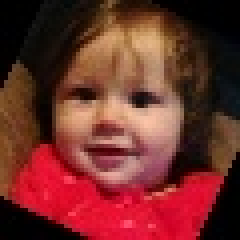
#> input picture treated_images/0-2/image_1321.jpg, 60 x 60 px (shown 4 times larger); its folder holds 3 pictures in this run
$ jupyter execute --allow-errors testing_model1.ipynb   (shell and % lines are left out)
#> lines starting #> are read from the running program, lines starting #| are printed output that depends on the picture; after the words box and inside, x2 and y2 are one past the last pixel; in counts of white or black regions, pixels touching at a corner belong together
### src/codes.py
import cv2
import pandas as pd
import numpy as np
import glob
import matplotlib.pyplot as plt
import os
import sys
import face_recognition
from sklearn import preprocessing
from sklearn.model_selection import train_test_split
from sklearn.metrics import confusion_matrix
import seaborn as sns

def importPath(folder):
    path = f"../OUTPUT/images/{folder}/*.jpg"
    list_paths = glob.glob(path)
    return list_paths


def resizeImages(lst, folder_name, dim):
    for i,e in enumerate(lst):
        imge = cv2.imread(e, cv2.IMREAD_UNCHANGED)
        resized = cv2.resize(imge, dim)
        path = f"../OUTPUT/treated_images/{folder_name}"
        cv2.imwrite(os.path.join(path , f'image_{i}.jpg'), resized)
    return 'All images were resized and saved into the new folder'

### src/testing_model1.ipynb
# Import libraries:

[cell 1]
import cv2
import pandas as pd
import numpy as np
import glob
import matplotlib.pyplot as plt
import os
import face_recognition
from sklearn import preprocessing
from sklearn.model_selection import train_test_split
from sklearn.metrics import confusion_matrix
import seaborn as sns

[cell 2]
from codes import importPath, resizeImages

# Converting all images into the same size:

60x60

# Age 0-2:

[cell 3]
list_paths = importPath('0_2')

[cell 4]
resizeImages(list_paths, '0-2', (60,60))

# Age 4-6:

[cell 5]
list_paths = importPath('4_6')

[cell 6]
resizeImages(list_paths, '4-6', (60,60))

# Age 8-12:

[cell 7]
list_paths = importPath('8_12')

[cell 8]
resizeImages(list_paths, '8-12', (60,60))

# Age 15-20:

[cell 9]
list_paths = importPath('15_20')

[cell 10]
resizeImages(list_paths, '15-20', (60,60))

# Age 25-32:

[cell 11]
list_paths = importPath('25_32')

[cell 12]
resizeImages(list_paths, '25-32', (60,60))

# Age 38-43:

[cell 13]
list_paths = importPath('38_43')

[cell 14]
resizeImages(list_paths, '38-43', (60,60))

# Age 48-53:

[cell 15]
list_paths = importPath('48_53')

[cell 16]
resizeImages(list_paths, '48-53', (60,60))

# Age 60-100:

[cell 17]
list_paths = importPath('60_100')

[cell 18]
resizeImages(list_paths, '60-100', (60,60))

# Getting all the images

[cell 19]
def importNewPath(folder):
    path = f"../OUTPUT/treated_images/{folder}/*.jpg"
    print(path)
    faceFiles = glob.glob(path)
    return faceFiles

[cell 20]
folders = ['0-2', '4-6', '8-12', '15-20', '25-32', '38-43', '48-53', '60-100']

faceFiles = []

for files in folders:
    ff = importNewPath(files)
    faceFiles.append(ff)
#> pass 2 of the loop `for files in folders:`:
#> pass 3 of the loop `for files in folders:`:
#> the loop made 8 passes; the first 3 are shown

[cell 21]
pics = dict()
for ffiles in faceFiles:
    for foto in ffiles:
        label = foto.split("/")[-2]
        pic = foto
        if label in pics:
            pics[label].append(pic)
        else:
            pics[label] = [pic]

[cell 22]
im = []

for k,v in pics.items():
    for a in v:
        im.append([k,a])
faces_df =  pd.DataFrame(im, columns=["label","foto"])

display(faces_df.head())

[cell 23]
faces_df.label.value_counts()

[cell 24]
Age0_2 = pics['0-2']
Age0_2[0]

# Create function to recognize faces in images:

[cell 25]

face_cascade = cv2.CascadeClassifier('../INPUT/haarcascade_frontalface_default.xml')


def extractFace(picFile, debug=False):
    im = cv2.imread(picFile)
    im_bw = cv2.cvtColor(im, cv2.COLOR_RGB2GRAY)
    faces = face_cascade.detectMultiScale(im_bw, 2, 4)
    if len(faces) == 0:
        print(f"Warning: no face detected on {picFile}")
        return
    if debug:
        print(faces)
    selected_face = faces[0]
    discard_faces = faces[1:]
    if debug:
        for (x,y,w,h) in faces:
            im = cv2.rectangle(im,(x,y),(x+w,y+h),(255,0,0),2)
            cara = im_bw[y:y+h, x:x+w]
            roi_color = im[y:y+h, x:x+w]
        plt.imshow(im)
    return cara

## Testing in one picture:

#> (a cell that did not finish here is left out)

## Apply in all images:

[cell 27]
def printMyFace(facesImages, label):
    plt.figure(figsize=(20,5))
    for i,a in enumerate(facesImages):
        plt.subplot(1,len(facesImages), i + 1)
        plt.imshow(a, cmap="gray")
        plt.title(f"Face of {label}")

[cell 28]
def processFiles(files, dim=(60,60)):
    output_faces = []
    for incomingFile in files:
        face = extractFace(incomingFile, debug=True)
        if  isinstance(face, np.ndarray):
            face = cv2.resize(face, dim)
            output_faces.append(face)
    return output_faces

[cell 29]
for label,fotos in pics.items():
    faces = processFiles(fotos)
#> in extractFace, im is the input picture: shape (60, 60, 3); mean B, G, R 41.6, 47.2, 111.8
#> in extractFace, `im_bw = cv2.cvtColor(im, cv2.COLOR_RGB2GRAY)`:
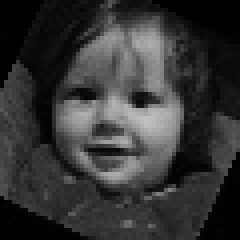
#> im_bw: shape (60, 60) (shown 4 times larger); min 0, max 193, mean 52.9
#> in extractFace, `faces = face_cascade.detectMultiScale(im_bw, 2, 4)`: faces = [[5, 4, 48, 48]]
#| [[ 5  4 48 48]]
#> in extractFace, `selected_face = faces[0]`: selected_face = [5, 4, 48, 48]
#> in extractFace, `discard_faces = faces[1:]`: discard_faces = empty array
#> the loop in extractFace, `for (x,y,w,h) in faces:` made 1 pass
#> pass 1, in extractFace, `im = cv2.rectangle(im,(x,y),(x+w,y+h),(255,0,0),2)`:
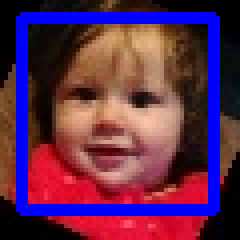
#> im: shape (60, 60, 3) (shown 4 times larger); 15.89% of pixels changed, all inside (x1, y1, x2, y2) = (4, 3, 55, 54)
#> pass 1, in extractFace, `cara = im_bw[y:y+h, x:x+w]`:
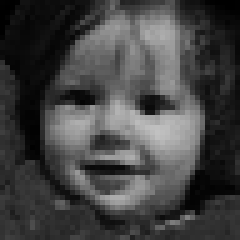
#> cara: shape (48, 48) (shown 5 times larger); min 0, max 193, mean 66.6
#> pass 1, in extractFace, `roi_color = im[y:y+h, x:x+w]`:
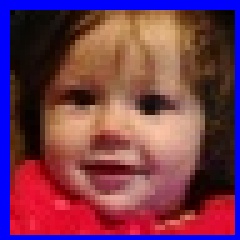
#> roi_color: shape (48, 48, 3) (shown 5 times larger); mean B, G, R 80.4, 58.2, 117.1
#> in processFiles, `face = cv2.resize(face, dim)`:
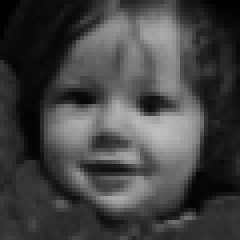
#> face: shape (60, 60) (shown 4 times larger); min 0, max 192, mean 66.5
    printMyFace(faces,label=label)

#> (a cell that did not finish here is left out)

[cell 31]
pics.keys()

[cell 32]
len(pics['0-2'])

[cell 33]
f0 = pics['0-2']

[cell 34]
result = processFiles(f0, dim=(60,60))
#| [[ 5  4 48 48]]
#> pass 2 of the loop in processFiles, `for incomingFile in files:`:
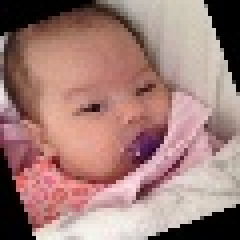
#> input picture treated_images/0-2/image_1323.jpg, 60 x 60 px (shown 4 times larger)
#> in extractFace, im is the input picture: shape (60, 60, 3); mean B, G, R 120.3, 125.7, 161.5
#> in extractFace (call 5), `im_bw = cv2.cvtColor(im, cv2.COLOR_RGB2GRAY)`:
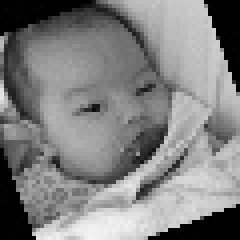
#> im_bw: shape (60, 60) (shown 4 times larger); min 0, max 245, mean 128.2
#> faces = ()
#> pass 3 of the loop in processFiles, `for incomingFile in files:`:
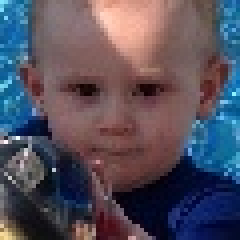
#> input picture treated_images/0-2/image_1497.jpg, 60 x 60 px (shown 4 times larger)
#> in extractFace, im is the input picture: shape (60, 60, 3); mean B, G, R 92.3, 79, 85.1
#> in extractFace (call 6), `im_bw = cv2.cvtColor(im, cv2.COLOR_RGB2GRAY)`:
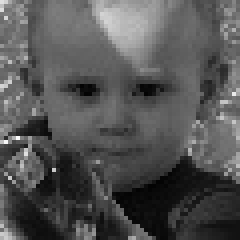
#> im_bw: shape (60, 60) (shown 4 times larger); min 2, max 252, mean 83.7
#> result = 1 item

[cell 35]
data = {'Age': '0_2',
       'result': result}

result_df = pd.DataFrame.from_dict(data)
#> result_df = table of 1 rows and 2 columns

[cell 36]
result_df.shape
#> Out = (1, 2)

#> (a cell that did not finish here is left out)

# Extracting Features

[cell 38]
def extractFeatures(faceIm, useFeats="face",debug=False):
    if debug:
        plt.figure()
        plt.imshow(faceIm, cmap="gray")
    if useFeats == "fft":
        fft2d = np.log(np.abs(np.fft.fft2(faceIm)))
        fft2d = fft2d[0:len(fft2d)//2,0:len(fft2d)//2]
        fft2d = fft2d[5:20,5:20]

        if debug:
            plt.figure()
            plt.imshow(fft2d, cmap="gray")
            print(fft2d.shape)
        return np.hstack(fft2d)
    elif useFeats == "face":
        imcol = cv2.cvtColor(faceIm, cv2.COLOR_GRAY2RGB)
        feats = face_recognition.face_encodings(imcol)
        if len(feats) > 0:
            return feats[0]
        return None

[cell 39]
featurized_dataset = []

#> (the rest of this cell did not finish here and is left out)

#| [[ 5  4 48 48]]
